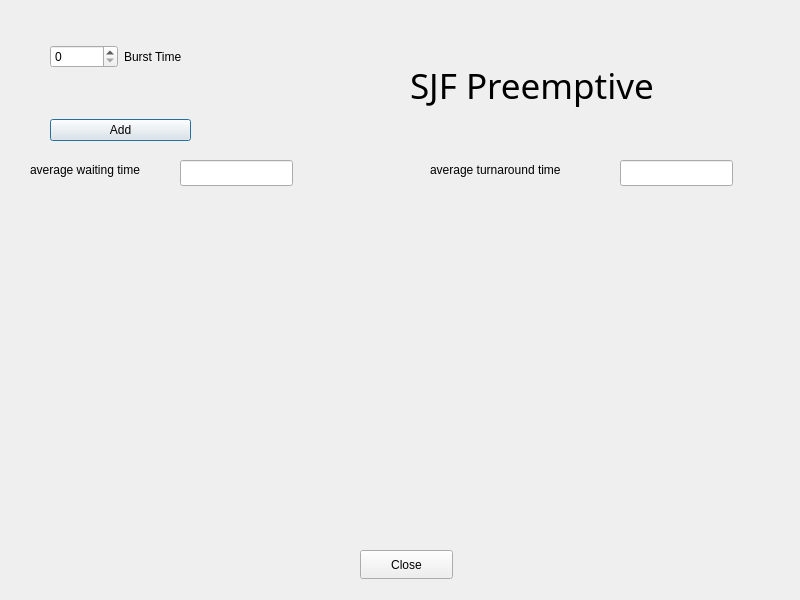
<?xml version="1.0" encoding="UTF-8"?>
<ui version="4.0">
 <class>sjf</class>
 <widget class="QDialog" name="sjf">
  <property name="geometry">
   <rect>
    <x>0</x>
    <y>0</y>
    <width>800</width>
    <height>600</height>
   </rect>
  </property>
  <property name="windowTitle">
   <string>Dialog</string>
  </property>
  <widget class="QWidget" name="layoutWidget">
   <property name="geometry">
    <rect>
     <x>50</x>
     <y>0</y>
     <width>141</width>
     <height>141</height>
    </rect>
   </property>
   <layout class="QVBoxLayout" name="verticalLayout_3">
    <item>
     <layout class="QHBoxLayout" name="horizontalLayout_5">
      <item>
       <widget class="QSpinBox" name="burst_3"/>
      </item>
      <item>
       <widget class="QLabel" name="BurstTime_3">
        <property name="text">
         <string>Burst Time</string>
        </property>
       </widget>
      </item>
     </layout>
    </item>
    <item>
     <widget class="QPushButton" name="add_3">
      <property name="text">
       <string>Add</string>
      </property>
     </widget>
    </item>
   </layout>
  </widget>
  <widget class="QPushButton" name="close">
   <property name="geometry">
    <rect>
     <x>360</x>
     <y>550</y>
     <width>93</width>
     <height>29</height>
    </rect>
   </property>
   <property name="text">
    <string>Close</string>
   </property>
  </widget>
  <widget class="QLabel" name="title">
   <property name="geometry">
    <rect>
     <x>410</x>
     <y>30</y>
     <width>371</width>
     <height>111</height>
    </rect>
   </property>
   <property name="font">
    <font>
     <family>Impact</family>
     <pointsize>26</pointsize>
    </font>
   </property>
   <property name="text">
    <string>SJF Preemptive</string>
   </property>
  </widget>
  <widget class="QLabel" name="label_5">
   <property name="geometry">
    <rect>
     <x>430</x>
     <y>160</y>
     <width>171</width>
     <height>20</height>
    </rect>
   </property>
   <property name="text">
    <string>average turnaround time</string>
   </property>
  </widget>
  <widget class="QLineEdit" name="avgturnt_2">
   <property name="geometry">
    <rect>
     <x>180</x>
     <y>160</y>
     <width>113</width>
     <height>26</height>
    </rect>
   </property>
  </widget>
  <widget class="QLineEdit" name="avgturnt">
   <property name="geometry">
    <rect>
     <x>620</x>
     <y>160</y>
     <width>113</width>
     <height>26</height>
    </rect>
   </property>
  </widget>
  <widget class="QLabel" name="label">
   <property name="geometry">
    <rect>
     <x>30</x>
     <y>160</y>
     <width>161</width>
     <height>20</height>
    </rect>
   </property>
   <property name="text">
    <string>average waiting time</string>
   </property>
  </widget>
 </widget>
 <resources/>
 <connections/>
</ui>
